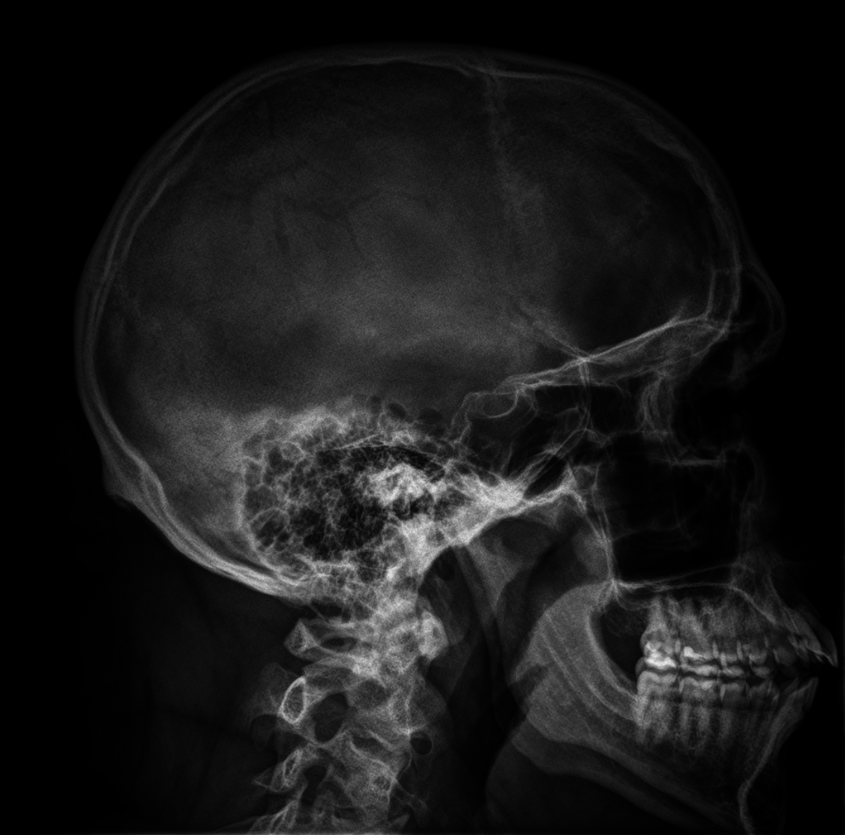
#> input picture Obrazy/zestaw 3/zad5/czaszka.png, 845 x 835 px, shrunk from 1092 x 1078 before the run
$ python zad5a.py
#> lines starting #> are read from the running program, lines starting #| are printed output that depends on the picture; long printed decimals are rounded
#> further down, image is the input picture: shape (835, 845); min 0, max 238, mean 24.6
import numpy as np
import cv2
import matplotlib.pyplot as plt

def wyrownanie_histogramu(image):
    histogram, bins = np.histogram(image.flatten(), bins=256, range=[0, 256])
#> histogram = 256 values, max 186866 at index 0, min 0 at index 231, mean 2756.2; bins = 257 values from 0 to 256
    piksele = image.size
#> piksele = 705575
    histogram_normalized = histogram / piksele
#> histogram_normalized = 256 values, max 0.265 at index 0, min 0 at index 231, mean 0.00391
    skumulowany_histogram = np.cumsum(histogram_normalized) # skumulowana suma
#> skumulowany_histogram = 256 values from 0.265 to 1
    assert np.isclose(skumulowany_histogram[-1], 1.0)

    G = 256
    cmin = skumulowany_histogram[skumulowany_histogram > 0].min()
#> cmin = 0.265
    przeksztalcenie = (skumulowany_histogram - cmin) / (1 - cmin)
#> przeksztalcenie = 256 values from 0 to 1
    przeksztalcenie = (przeksztalcenie * (G - 1)).astype(np.uint8)
#> przeksztalcenie = 256 values from 0 to 254
    print(image.min(), image.max())
#| 0 238
    print(przeksztalcenie.min(), przeksztalcenie.max())
#| 0 254
    print(skumulowany_histogram.min(), skumulowany_histogram.max())
#| 0.2648 1
    print(histogram_normalized.min(), histogram_normalized.max())
#| 0.0 0.2648


    obraz_wyrownany = przeksztalcenie[image]
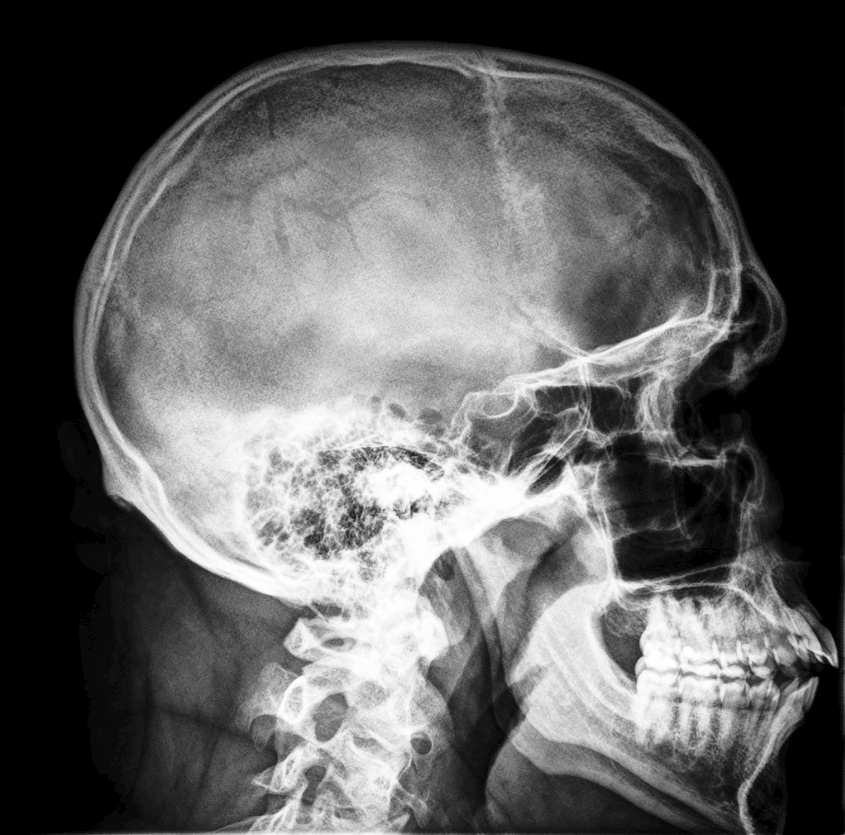
#> obraz_wyrownany: shape (835, 845); min 0, max 254, mean 94.8

    return obraz_wyrownany, histogram, skumulowany_histogram, histogram_normalized


image = cv2.imread("czaszka.png", cv2.IMREAD_GRAYSCALE)


wyrownany_obraz, histogram, skumulowany_histogram, histogram_normalized = wyrownanie_histogramu(image)
#> skumulowany_histogram = 256 values from 0.265 to 1

cv2.imwrite("czaszka_wyrownanie.png", wyrownany_obraz)

# wykres histogram normalized

plt.plot(histogram_normalized, color='black')
plt.title('Histogram znormalizowany')
plt.xlabel('Wartosc szarosci')
plt.ylabel('Prawdopodobienstwo')
plt.savefig('histogram_normalized.png')
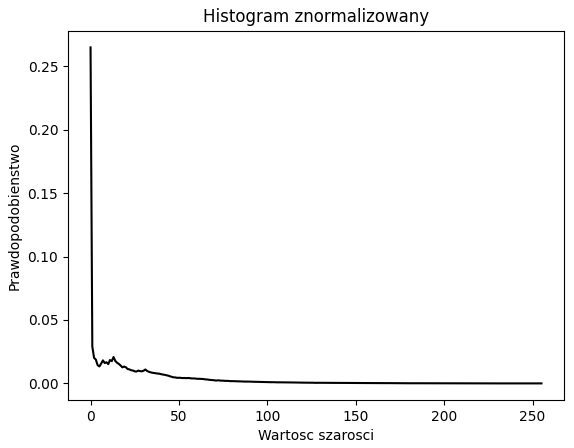
#> figure drawn by matplotlib, 1 panel; curve peaks at x = 0, y = 0.265
